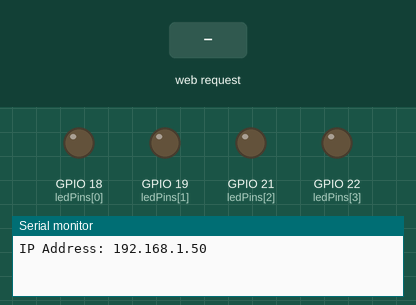
Recording of a sketch running on a simulated ESP32. On the bench: output pins drawn as LEDs (lit = HIGH), the last lines printed to the serial monitor. The inputs (shaded band) are chosen by the test bench. WiFi joins after 1.5 s; servers stay silent unless stated.

Above: at 2.7 s.
2.8 s: HTTP request GET /toggle received
At 3.6 s:
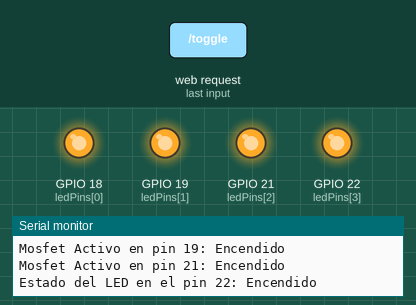
Timing chart, 0 to 5.8 s (numbered marks = the images above; inputs shaded):
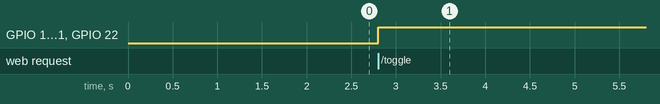

The sketch:

luzsolar.ino
```cpp
#include <Arduino.h>
#include <WiFi.h>
#include <AsyncTCP.h>
#include <ESPAsyncWebServer.h>

AsyncWebServer server(80);

const char* ssid = "-------";
const char* password = "------";
// Definir los pines GPIO para los MOSFETs y el driver de LEDs
/*
MOSFET_1_PIN 10
MOSFET_2_PIN 7
MOSFET_3_PIN 6
LED_DRIVER_PIN 8
// Definir los pines para los sensores LM35
TEMP_SENSOR_PIN1 2
TEMP_SENSOR_PIN2 3
TEMP_SENSOR_PIN3 4
TEMP_SENSOR_PIN4 5
*/
const int ledPins[] = {18, 19, 21, 22}; // Pines de los LEDs UV
const int tempPins[] = {34, 35, 32, 33}; // Pines de los sensores de temperatura


// Canales PWM
const int pwmChannel1 = 0;
const int pwmChannel2 = 1;
const int pwmChannel3 = 2;

// Frecuencia y resolución PWM
const int freq = 5000;
const int resolution = 8;

// Valores de PWM
int pwmValues[] = {0, 0, 0};

void notFound(AsyncWebServerRequest *request) {
    request->send(404, "text/plain", "Not found");
}

String getTemperatureJSON() {
    float temperatures[4];
    for (int i = 0; i < 4; i++) {
        /*int analogValue = analogRead(tempPins[i]);
        float voltage = analogValue * (5.0 / 4095.0); // Convertir a voltaje
        float temperatureC = voltage * 100.0; // Convertir a temperatura
        temperatures[i] = temperatureC;*/
        temperatures[i] = 50;
    }

    String json = "{";
    json += "\"temp1\": " + String(temperatures[0]) + ",";
    json += "\"temp2\": " + String(temperatures[1]) + ",";
    json += "\"temp3\": " + String(temperatures[2]) + ",";
    json += "\"temp4\": " + String(temperatures[3]);
    json += "}";
    return json;
}

void setup() {
    Serial.begin(115200);
    for (int i = 0; i < 4; i++) {
        pinMode(ledPins[i], OUTPUT);
        digitalWrite(ledPins[i], LOW); // Asegurarse de que los LEDs estén apagados al inicio
    }

    // Configurar y asignar los canales PWM a los pines
    ledcSetup(pwmChannel1, freq, resolution);
    ledcSetup(pwmChannel2, freq, resolution);
    ledcSetup(pwmChannel3, freq, resolution);

    ledcAttachPin(ledPins[0], pwmChannel1);
    ledcAttachPin(ledPins[1], pwmChannel2);
    ledcAttachPin(ledPins[2], pwmChannel3);

    WiFi.mode(WIFI_STA);
    WiFi.begin(ssid, password);
    if (WiFi.waitForConnectResult() != WL_CONNECTED) {
        Serial.printf("WiFi Failed!\n");
        return;
    }

    Serial.print("IP Address: ");
    Serial.println(WiFi.localIP());

    server.on("/", HTTP_GET, [](AsyncWebServerRequest *request){
        String html = R"rawliteral(
        <!DOCTYPE html>
        <html lang="en">
        <head>
            <meta charset="UTF-8">
            <meta name="viewport" content="width=device-width, initial-scale=1.0">
            <title>Control de LEDs y Lectura de Temperatura</title>
            <link rel="stylesheet" href="https://stackpath.bootstrapcdn.com/bootstrap/4.5.2/css/bootstrap.min.css">
            <script src="https://cdnjs.cloudflare.com/ajax/libs/raphael/2.2.7/raphael.min.js"></script>
            <script src="https://cdnjs.cloudflare.com/ajax/libs/justgage/1.2.9/justgage.min.js"></script>
            <style>
                @font-face {
                    font-family: 'RobotoMedium';
                    src: url('fonts/Roboto-Medium.ttf') format('truetype');
                }
                body {
                    font-family: 'RobotoMedium', sans-serif;
                    background-color: #f0f0f0;
                }
                .gauge {
                    width: 200px;
                    height: 160px;
                    margin: 0 auto;
                }
                .container {
                    margin-top: 50px;
                }
                .led {
                    display: flex;
                    flex-direction: column;
                    align-items: center;
                    margin: 10px 0;
                }
                .led-indicator {
                    border-radius: 5px;
                    width: 10px;
                    height: 10px;
                    box-shadow: 0px 0px 3px black;
                    margin: 5px;
                    zoom: 5;
                }
                .led-indicator:after {
                    display: block;
                    content: '';
                    margin-left: 1px;
                    margin-right: 1px;
                    width: 8px;
                    height: 6px;
                    border-top-right-radius: 4px 3px;
                    border-top-left-radius: 4px 3px;
                    border-bottom-right-radius: 4px 3px;
                    border-bottom-left-radius: 4px 3px;
                    background-image: linear-gradient(to top, rgba(255,255,255,0.8) 0%, rgba(255,255,255,0.2) 100%);
                    -webkit-border-top-right-radius: 4px 3px;
                    -webkit-border-top-left-radius: 4px 3px;
                    -webkit-border-bottom-right-radius: 4px 3px;
                    -webkit-border-bottom-left-radius: 4px 3px;
                    background-image: -webkit-linear-gradient(top, rgba(255,255,255,0.8) 0%, rgba(255,255,255,0.2) 100%);
                }
                .on {
                    background-image: linear-gradient(to top, #079C42 0%, #079C42 50%, #079C42 100%);
                    background-image: -webkit-linear-gradient(top, #079C42 0%, #079C42 50%, #079C42 100%);
                }
                .off {
                    background-image: linear-gradient(to top, #0C4D17 0%, #0C4D17 50%, #0C4D17 100%);
                    background-image: -webkit-linear-gradient(top, #0C4D17 0%, #0C4D17 50%, #0C4D17 100%);
                }
            </style>
        </head>
        <body>
           <div class="container text-center">
                <h1>Control de Luz Solar UV</h1>
                <div class="row justify-content-center">
                    <div class="col-md-3">
                        <div class="led" id="led1">
                            <div class="off led-indicator"></div>
                            <h6>LED-385</h6>
                        </div>
                    </div>
                    <div class="col-md-3">
                        <div class="led" id="led2">
                            <div class="off led-indicator"></div>
                            <h6>LED-275</h6>
                        </div>
                    </div>
                    <div class="col-md-3">
                        <div class="led" id="led3">
                            <div class="off led-indicator"></div>
                            <h6>LED-405</h6>
                        </div>
                    </div>
                    <div class="col-md-3">
                        <div class="led" id="led4">
                            <div class="off led-indicator"></div>
                            <h6>LED-395</h6>
                        </div>
                    </div>
                </div>
                <div class="row justify-content-center mt-4">
                    <div class="col-md-4">
                        <div class="led" id="led5">
                            <div class="off led-indicator"></div>
                            <h6>LED-350</h6>
                        </div>
                    </div>
                    <div class="col-md-4">
                        <div class="led" id="led6">
                            <div class="off led-indicator"></div>
                            <h6>LED-650</h6>
                        </div>
                    </div>
                    <div class="col-md-4">
                        <div class="led" id="led7">
                            <div class="off led-indicator"></div>
                            <h6>LED-265</h6>
                        </div>
                    </div>
                </div>
                <div class="row justify-content-center mt-4">
                    <div class="col-md-3">
                        <div id="gauge1" class="gauge"></div>
                        <h4>Temperatura 1</h4>
                    </div>
                    <div class="col-md-3">
                        <div id="gauge2" class="gauge"></div>
                        <h4>Temperatura 2</h4>
                    </div>
                    <div class="col-md-3">
                        <div id="gauge3" class="gauge"></div>
                        <h4>Temperatura 3</h4>
                    </div>
                    <div class="col-md-3">
                        <div id="gauge4" class="gauge"></div>
                        <h4>Temperatura 4</h4>
                    </div>
                </div>
                <button id="toggleButton" class="btn btn-primary mt-4">Encender</button>
            </div>
            <script>
                document.addEventListener('DOMContentLoaded', function() {
                    const gauges = [];
                    const button = document.getElementById('toggleButton');
                    const leds = document.querySelectorAll('.led .led-indicator');

                    function createGauge(id, value) {
                        return new JustGage({
                            id: id,
                            value: value,
                            min: 0,
                            max: 70,
                            symbol: '°C',
                            pointer: true,
                            gaugeWidthScale: 0.6,
                            counter: true,
                            relativeGaugeSize: true,
                            pointerOptions: {
                                color: '#000000'
                            },
                            gaugeColor: '#E0E0E0',
                            levelColors: [
                                "#00FF00",
                                "#FFFF00",
                                "#FF0000"
                            ]
                        });
                    }

                    for (let i = 1; i <= 4; i++) {
                        gauges.push(createGauge(`gauge${i}`, 0));
                    }

                    async function fetchTemperatures() {
                        try {
                            const response = await fetch('/temperature');
                            const data = await response.json();
                            gauges[0].refresh(data.temp1);
                            gauges[1].refresh(data.temp2);
                            gauges[2].refresh(data.temp3);
                            gauges[3].refresh(data.temp4);
                        } catch (error) {
                            console.error('Error fetching temperatures:', error);
                        }
                    }

                    async function toggleLEDs() {
                        try {
                            const response = await fetch('/toggle');
                            const data = await response.json();
                            data.ledStates.forEach((state, index) => {
                                leds[index].className = state ? 'on led-indicator' : 'off led-indicator';
                            });
                            button.textContent = data.ledDriverOn ? 'Apagar' : 'Encender';
                        } catch (error) {
                            console.error('Error toggling LEDs:', error);
                        }
                    }

                    button.addEventListener('click', toggleLEDs);

                    setInterval(fetchTemperatures, 10000);

                    fetchTemperatures();
                    toggleLEDs(); // Inicializar estado de los LEDs y botón
                });
            </script>
        </body>
        </html>)rawliteral";
        request->send(200, "text/html", html);
    });

    server.on("/temperature", HTTP_GET, [](AsyncWebServerRequest *request){
        String json = getTemperatureJSON();
        request->send(200, "application/json", json);
    });

    server.on("/toggle", HTTP_GET, [](AsyncWebServerRequest *request){
        static bool ledDriverOn = false;
        ledDriverOn = !ledDriverOn;
        bool ledStates[7];
        for (int i = 0; i < 7; i++) {
            if (i < 3){
                // Controlar LEDs con PWM - Mosfet
                int pwmValue = ledDriverOn ? 255 : 0;
                ledcWrite(i, pwmValue);
                pwmValues[i] = pwmValue; // Guardar el valor PWM
                Serial.print("Mosfet Activo en pin ");
                Serial.print(ledPins[i]);
                Serial.print(": ");
                Serial.println(pwmValue == 255 ? "Encendido" : "Apagado");
            } else if (i == 3) {
                digitalWrite(ledPins[i], ledDriverOn ? HIGH : LOW);
                Serial.print("Estado del LED en el pin ");
                Serial.print(ledPins[3]);
                Serial.print(": ");
                Serial.println(ledDriverOn ? "Encendido" : "Apagado");
            }
            ledStates[i] = ledDriverOn;
        }

        String json = "{";
        json += "\"ledDriverOn\": " + String(ledDriverOn) + ",";
        json += "\"ledStates\": [";
        for (int i = 0; i < 7; i++) {
            json += String(ledStates[i]) + (i < 6 ? "," : "");
        }
        json += "]}";
        request->send(200, "application/json", json);
    });

    server.onNotFound(notFound);

    server.begin();
}

void loop() {
    // No se requiere código en el loop
}
```

Measured:
- after the input at 2.8 s, GPIO 18 (ledPins[0]), GPIO 19 (ledPins[1]), GPIO 21 (ledPins[2]), GPIO 22 (ledPins[3]): LOW → HIGH at once
